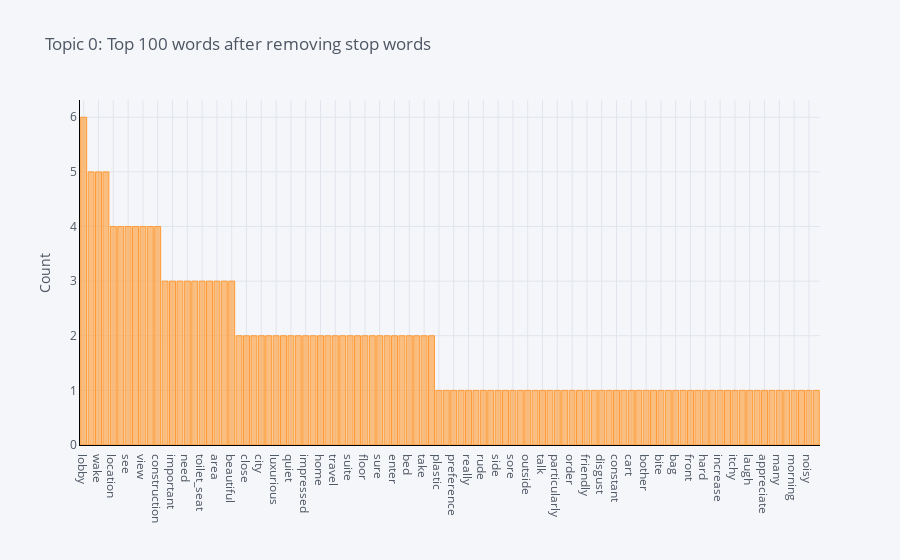

Write notebook code for a chart like this one.
### Code cell
plot_model(model=lda, plot = 'frequency', topic_num = 'Topic 0')

### Figure 1 — Plotly figure (JSON) as saved in the notebook; plotly's stock layout.template omitted (floating-point values rounded to 4 significant figures)
{"data": [{"marker": {"color": "rgba(255, 153, 51, 0.6)", "line": {"color": "rgba(255, 153, 51, 1.0)", "width": 1}}, "name": "count", "orientation": "v", "text": "", "type": "bar", "x": ["lobby", "arrive", "wake", "tell", "location", "check", "see", "ground", "view", "night", "construction", "rather", "important", "game", "need", "drive", "toilet_seat", "breakfast", "area", "want", "beautiful", "pebble", "close", "red", "city", "late", "luxurious", "available", "quiet", "middle", "impressed", "away", "home", "special", "travel", "window", "suite", "time", "floor", "find", "sure", "exquisite", "enter", "econolodge", "bed", "number", "take", "follow", "plastic", "people", "preference", "american", "really", "renovation", "rude", "seem", "side", "soft", "sore", "super", "outside", "surrounding", "talk", "try", "particularly", "litter", "order", "child", "friendly", "filthy", "disgust", "day", "constant", "confusing", "cart", "omelette", "bother", "body", "bite", "believe", "bag", "back", "front", "hammer", "hard", "improvement", "increase", "initially", "itchy", "jack", "laugh", "lift", "appreciate", "luggage", "many", "mattress", "morning", "next", "noisy", "yummy"], "y": [6, 5, 5, 5, 4, 4, 4, 4, 4, 4, 4, 3, 3, 3, 3, 3, 3, 3, 3, 3, 3, 2, 2, 2, 2, 2, 2, 2, 2, 2, 2, 2, 2, 2, 2, 2, 2, 2, 2, 2, 2, 2, 2, 2, 2, 2, 2, 2, 1, 1, 1, 1, 1, 1, 1, 1, 1, 1, 1, 1, 1, 1, 1, 1, 1, 1, 1, 1, 1, 1, 1, 1, 1, 1, 1, 1, 1, 1, 1, 1, 1, 1, 1, 1, 1, 1, 1, 1, 1, 1, 1, 1, 1, 1, 1, 1, 1, 1, 1, 1]}], "layout": {"legend": {"bgcolor": "#F5F6F9", "font": {"color": "#4D5663"}}, "paper_bgcolor": "#F5F6F9", "plot_bgcolor": "#F5F6F9", "title": {"font": {"color": "#4D5663"}, "text": "Topic 0: Top 100 words after removing stop words"}, "xaxis": {"gridcolor": "#E1E5ED", "linecolor": "black", "showgrid": true, "tickfont": {"color": "#4D5663"}, "title": {"font": {"color": "#4D5663"}, "text": ""}, "zerolinecolor": "#E1E5ED"}, "yaxis": {"gridcolor": "#E1E5ED", "linecolor": "black", "showgrid": true, "tickfont": {"color": "#4D5663"}, "title": {"font": {"color": "#4D5663"}, "text": "Count"}, "zerolinecolor": "#E1E5ED"}}}
